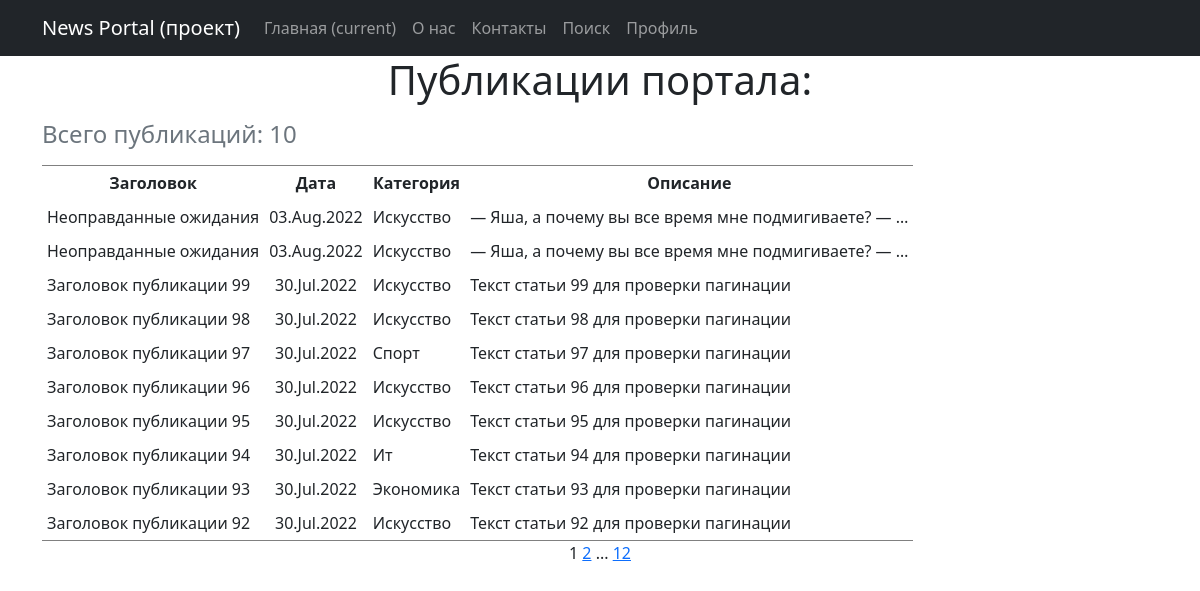
The app's page /posts/, older data.
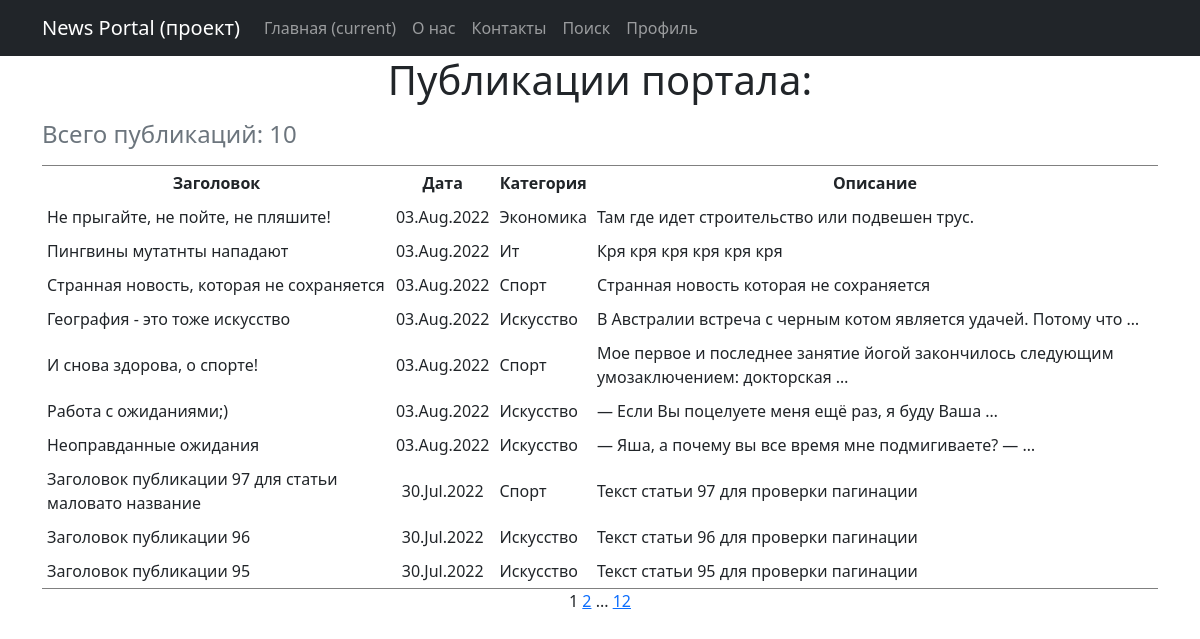
The same page, newer data.
### news/models.py (models this page shows, shortened)
class Post(models.Model):
    news = 'NW'
    article = 'AR'
    POST_TYPES =[
        (news, 'Новость'),
        (article, 'Статья'),
    ]
    author_user = models.ForeignKey('Author', on_delete=models.CASCADE)
    post_type = models.CharField(max_length=2,
                                  choices=POST_TYPES,
                                  default=article)
    create_date = models.DateTimeField(auto_now_add=True)
    category = models.ManyToManyField('Category', through='PostCategory')
    header_post = models.CharField(max_length=128)
    text_post = models.TextField()
    rating_post = models.SmallIntegerField(default=0)
    class Meta:
        verbose_name = 'Публикация'
        verbose_name_plural = 'Публикации'

class Category(models.Model):
    name_category = models.CharField(max_length=64, unique=True, verbose_name='Название', help_text='Название категории - 64 символа')
    def __str__(self):
        return f"{self.name_category.title()}"
    class Meta:
        verbose_name = 'Категория'
        verbose_name_plural = 'Категории'

### news/views.py (the view)
# urls.py: path('', PostsList.as_view(), name='home'),
class PostsList(ListView):
    model = Post
    ordering = '-create_date'
    template_name = 'posts.html'
    context_object_name = 'posts'
    paginate_by = 10
    def get_context_data(self, **kwargs):
        context = super().get_context_data(**kwargs)
        return context

### news/templatetags/custom_filters.py (called while the page is built)
@register.filter()
def censor(value):
    if not isinstance(value, str):
        raise TypeError("Цензура осуществляется только для объекта типа строка (str)")
    else:
        list_ = value.split(" ")
        for i in range(len(list_)):
            if list_[i].strip(string.punctuation).lower() in CENSOR_LIST:
                for j in range(1, len(list_[i])):
                    if list_[i][j] not in string.punctuation:
                        list_[i] = f"{list_[i][:j]}*{list_[i][j+1:]}"
        return f'{" ".join(list_)}'

### templates/posts.html (shortened to what this page needs)
{% extends 'flatpages/default.html' %}
{% load custom_filters %}
{% block content %}
<h1>Публикации портала:</h1>
{% if posts %}
    <table border="3" cellspacing="10" cellpadding="5" frame="hsides">
        <caption align="top"> <h4>Всего публикаций: {{ posts|length }}</h4></caption>
        <tr>
            <th>Заголовок</th>
            <th>Дата</th>
            <th>Категория</th>
            <th>Описание</th>
        </tr>
        {% for post in posts %}
        <tr>
            <td align="left">{{ post.header_post|censor }}</td>
            <td>{{ post.create_date|date:'d.M.Y' }}</td>
            <td align="left">
                {% for cat in post.category.all %}
                {{ cat }}
                {% endfor %}
            </td>
            <td align="left">{{ post.text_post|truncatewords:10|censor }}</td>
        </tr>
        {% endfor %}
    </table>
{% else %}
    <h3>А новостей на сегодня нет!</h3>
{% endif %}
    {{ page_obj.number }}
    {% if  page_obj.has_next %}
        <a href="?page={{ page_obj.next_page_number }}">{{ page_obj.next_page_number }}</a>
        {% if paginator.num_pages != page_obj.next_page_number %}
            ...
            <a href="?page={{ page_obj.paginator.num_pages }}">{{ page_obj.paginator.num_pages }}</a>
        {% endif %}
    {% endif%}
{% endblock content %}

### templates/flatpages/default.html (shortened to what this page needs)
<!DOCTYPE html>
<html lang="en">
    <head>
        {% load static %}
        {% load custom_filters %}
        <link href="{% static 'css/styles.css' %}" rel="stylesheet" />
    </head>
    <body>
        <nav class="navbar navbar-expand-lg navbar-dark bg-dark static-top">
           <div class="container">
               <a class="navbar-brand" href="#">News Portal (проект)</a>
               <div class="collapse navbar-collapse" id="navbarResponsive">
                   <ul class="navbar-nav ml-auto">
                       <li class="nav-item active">
                           <a class="nav-link" href="#">Главная
                               <span class="sr-only">(current)</span>
                           </a>
                       </li>
                       <li class="nav-item">
                           <a class="nav-link" href="/about/">О нас</a>
                       </li>
                       <li class="nav-item">
                           <a class="nav-link" href="/contacts/">Контакты</a>
                       </li>
                       <li class="nav-item">
                           <a class="nav-link" href="{% url 'posts_list_search' %}">Поиск</a>
                       </li>
                       <li class="nav-item">
                           <a class="nav-link" href="{% url 'profile_user_update' user.pk %}">Профиль</a>
                       </li>
                   </ul>
               </div>
           </div>
        </nav>
        <div class="container">
           <div class="row">
               <div class="col-lg-12 text-center">
                   {% block content %}{% endblock content %}
               </div>
           </div>
        </div>
    </body>
</html>

Row changes from the older to the newer data that the page shows:
removed Post: header_post|censor "Неоправданные ожидания", create_date "03.Aug.2022", text_post|censor "— Яша, а почему вы все время мне подмигиваете? — …", Category (name_category "Искусство")
removed Post: header_post|censor "Заголовок публикации 99", create_date "30.Jul.2022", text_post|censor "Текст статьи 99 для проверки пагинации", Category (name_category "Искусство")
removed Post: header_post|censor "Заголовок публикации 98", create_date "30.Jul.2022", text_post|censor "Текст статьи 98 для проверки пагинации", Category (name_category "Искусство")
no longer on this page (row unchanged): Post: header_post|censor "Заголовок публикации 94", create_date "30.Jul.2022", text_post|censor "Текст статьи 94 для проверки пагинации", Category (name_category "Ит")
no longer on this page (row unchanged): Post: header_post|censor "Заголовок публикации 93", create_date "30.Jul.2022", text_post|censor "Текст статьи 93 для проверки пагинации", Category (name_category "Экономика")
no longer on this page (row unchanged): Post: header_post|censor "Заголовок публикации 92", create_date "30.Jul.2022", text_post|censor "Текст статьи 92 для проверки пагинации", Category (name_category "Искусство")
added Post: header_post|censor "Не прыгайте, не пойте, не пляшите!", create_date "03.Aug.2022", text_post|censor "Там где идет строительство или подвешен трус.", Category (name_category "Экономика")
added Post: header_post|censor "Пингвины мутатнты нападают", create_date "03.Aug.2022", text_post|censor "Кря кря кря кря кря кря", Category (name_category "Ит")
added Post: header_post|censor "Странная новость, которая не сохраняется", create_date "03.Aug.2022", text_post|censor "Странная новость которая не сохраняется", Category (name_category "Спорт")
added Post: header_post|censor "География - это тоже искусство", create_date "03.Aug.2022", text_post|censor "В Австралии встреча с черным котом является удачей. Потому что …", Category (name_category "Искусство")
added Post: header_post|censor "И снова здорова, о спорте!", create_date "03.Aug.2022", text_post|censor "Мое первое и последнее занятие йогой закончилось следующим умозаключением: докторская …", Category (name_category "Спорт")
added Post: header_post|censor "Работа с ожиданиями;)", create_date "03.Aug.2022", text_post|censor "— Если Вы поцелуете меня ещё раз, я буду Ваша …", Category (name_category "Искусство")
changed Post "Текст статьи 97 для проверки пагинации": header_post|censor "Заголовок публикации 97" → "Заголовок публикации 97 для статьи маловато название"
